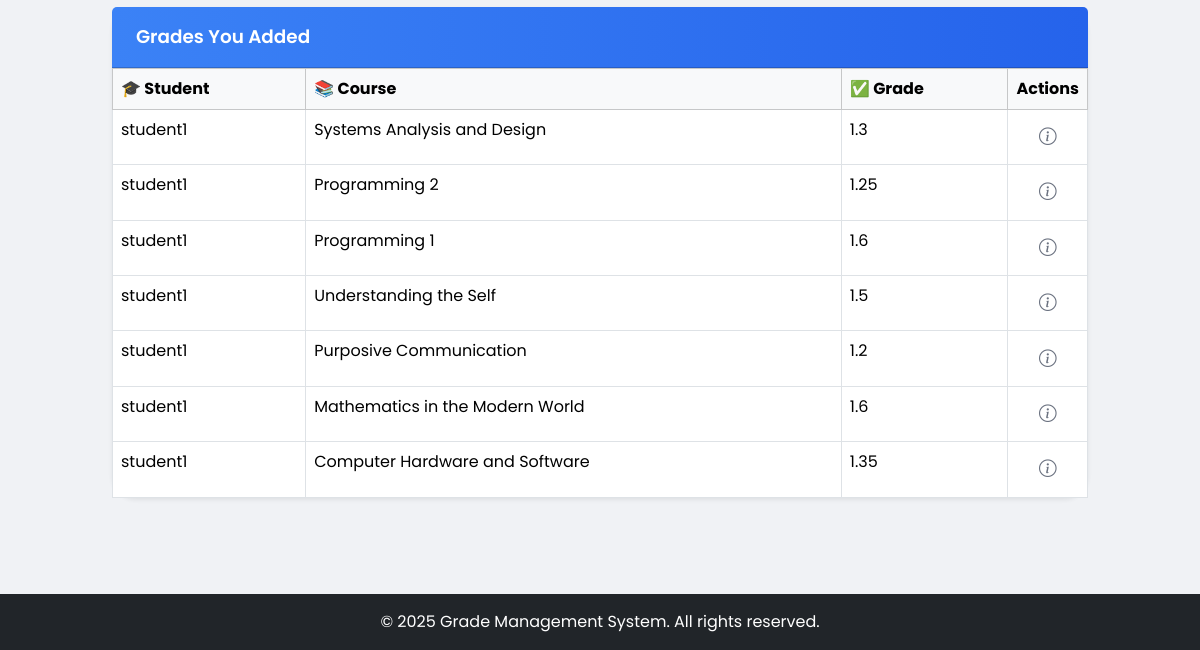
The app's page /teacher/dashboard/ (signed in, lower part), older data.
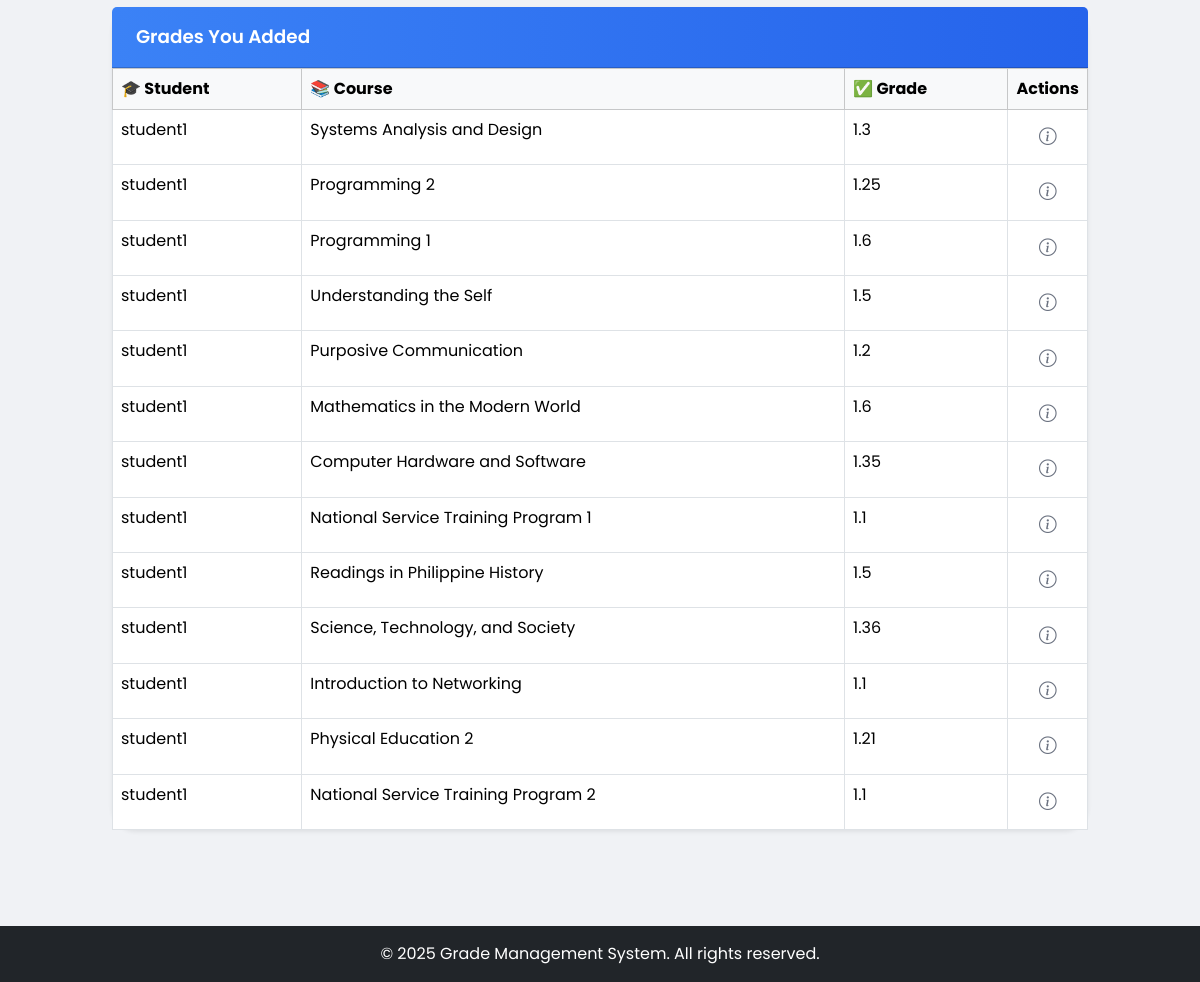
The same page, newer data.
### core/models.py (models this page shows, shortened)
class Grade(models.Model):
    student = models.ForeignKey(Student, on_delete=models.CASCADE)
    course = models.CharField(max_length=255)
    grade = models.CharField(max_length=5)
    year_level = models.CharField(
        max_length=10,
        choices=[
            ('1st Year', '1st Year'),
            ('2nd Year', '2nd Year'),
            ('3rd Year', '3rd Year'),
            ('4th Year', '4th Year'),
        ]
    )
    semester = models.CharField(
        max_length=10,
        choices=[
            ('1st Sem', '1st Sem'),
            ('2nd Sem', '2nd Sem'),
        ]
    )
    teacher = models.ForeignKey(Teacher, on_delete=models.SET_NULL, null=True)

class Student(models.Model):
    user = models.OneToOneField(User, on_delete=models.CASCADE)
    grade_level = models.CharField(max_length=50)

### core/views.py (the view)
# urls.py: path('teacher/dashboard/', views.teacher_dashboard, name='teacher_dashboard'),
@login_required
def teacher_dashboard(request):
    if hasattr(request.user, 'teacher'):
        teacher = request.user.teacher
        students = Student.objects.all()
        grades = Grade.objects.filter(teacher=teacher)
        return render(request, 'teacher_dashboard.html', {'students': students, 'grades': grades})
    return redirect('login')

### core/templates/teacher_dashboard.html (shortened to what this page needs)
{% extends 'core/base.html' %}
{% block content %}
<div class="container container-max">
    <div class="card shadow-sm card-custom">
        <div class="card-header card-custom-header bg-dark-blue text-white">Grades You Added</div>
        <div class="card-body p-0">
            <table class="table table-bordered table-hover mb-0">
                <thead class="table-light">
                    <tr>
                        <th>🎓 Student</th>
                        <th>📚 Course</th>
                        <th>✅ Grade</th>
                        <th class="text-center" style="width: 70px;">Actions</th>
                    </tr>
                </thead>
                <tbody>
                    {% for grade in grades %}
                    <tr>
                        <td>{{ grade.student.user.username }}</td>
                        <td>{{ grade.course }}</td>
                        <td>{{ grade.grade }}</td>
                        <td class="text-center">
                            <button type="button" class="btn-icon"
                                id="popover-btn-{{ grade.id }}"
                                data-bs-html="true"
                                data-bs-trigger="focus"
                                title="Actions">
                                <i class="bi bi-info-circle"></i>
                            </button>
                        </td>
                    </tr>
                    {% empty %}
                    <tr>
                        <td colspan="4" class="text-center text-muted">No grades added yet.</td>
                    </tr>
                    {% endfor %}
                </tbody>
            </table>
        </div>
    </div>
</div>
{% endblock %}

Row changes from the older to the newer data that the page shows:
added Grade: student.user.username "student1", course "National Service Training Program 1", grade "1.1"
added Grade: student.user.username "student1", course "Readings in Philippine History", grade "1.5"
added Grade: student.user.username "student1", course "Science, Technology, and Society", grade "1.36"
added Grade: student.user.username "student1", course "Introduction to Networking", grade "1.1"
added Grade: student.user.username "student1", course "Physical Education 2", grade "1.21"
added Grade: student.user.username "student1", course "National Service Training Program 2", grade "1.1"
